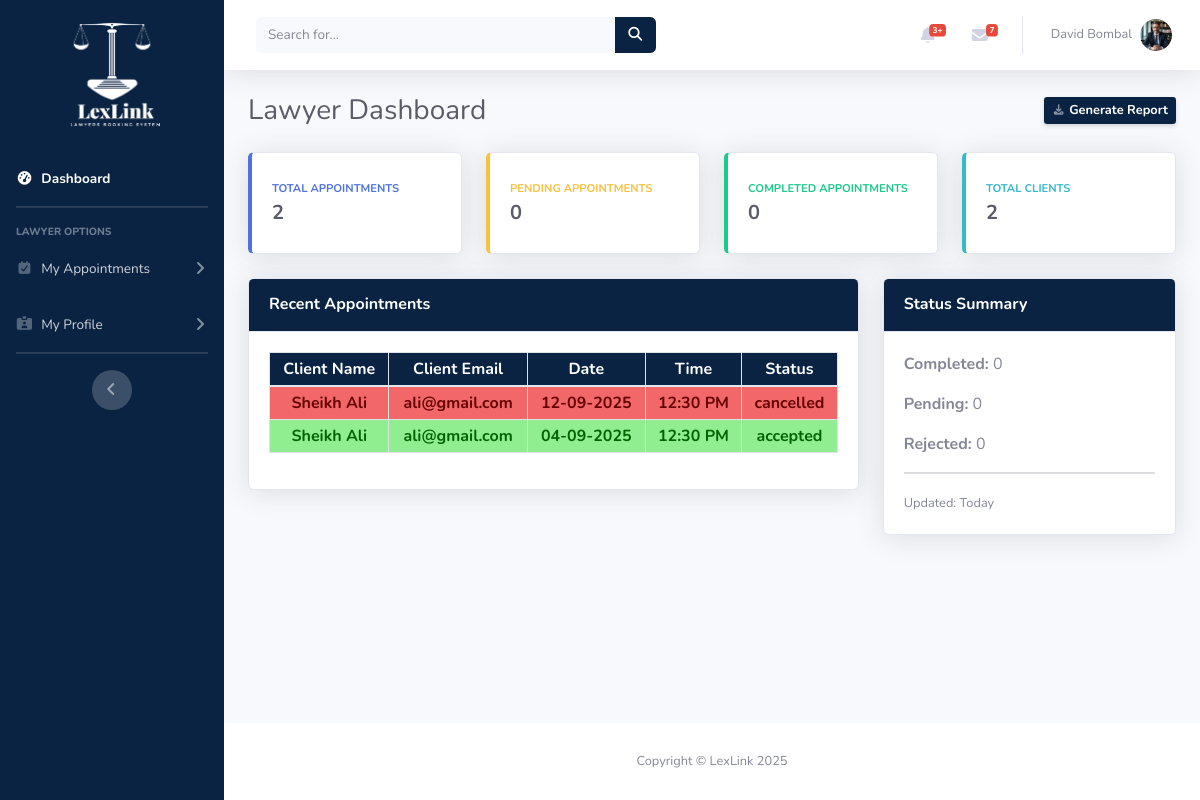
Page /lawyer/index.php (signed in) on the earlier database version.
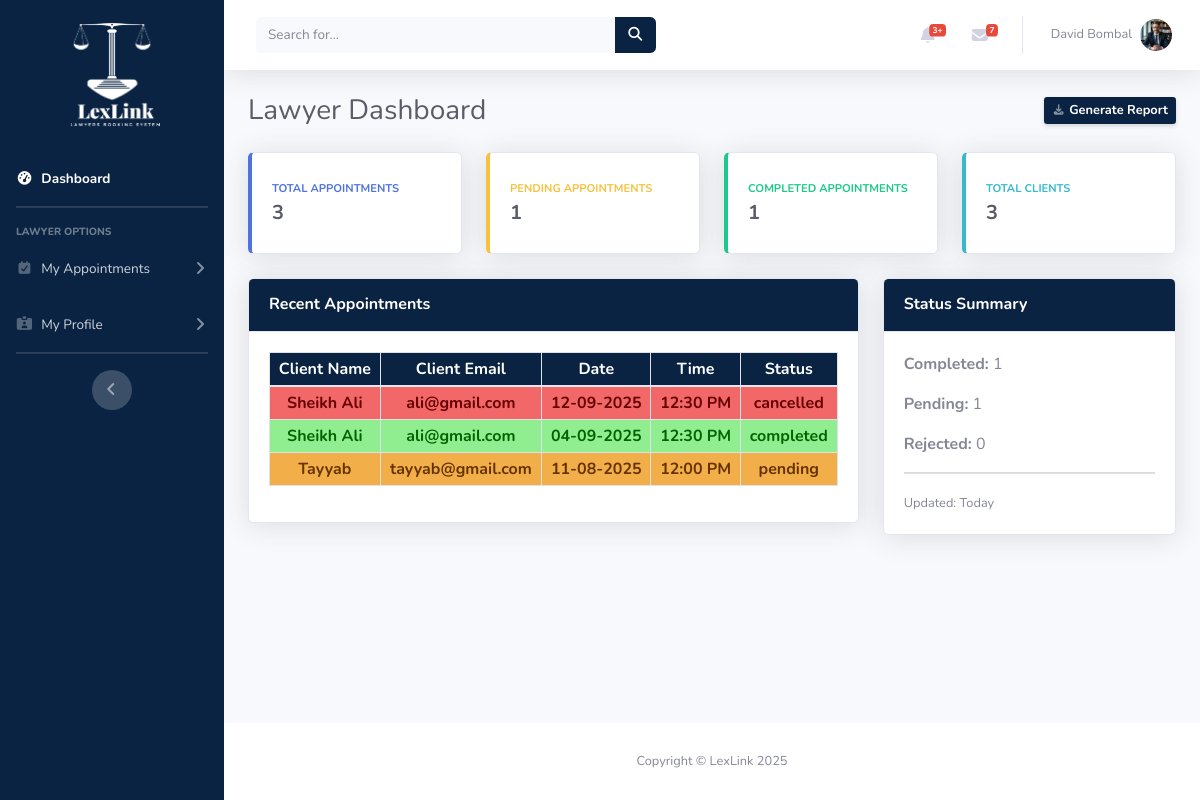
Same page on the later database version.
### tables this page shows
CREATE TABLE `appointments` (
  `appointment_id` int(11) NOT NULL,
  `appointment_status` enum('pending','accepted','rejected','completed','cancelled') DEFAULT 'pending',
  `booker_id` int(11) NOT NULL,
  `booker_name` varchar(100) DEFAULT NULL,
  `booker_email` varchar(255) DEFAULT NULL,
  `booker_address` varchar(255) DEFAULT NULL,
  `booker_schedule` datetime DEFAULT NULL,
  `booker_message` text DEFAULT NULL,
  `booked_lawyer` int(10) UNSIGNED DEFAULT NULL
);

### lawyer/lawyer_includes/lawyer_utils/auth.php (called while the page is built, shortened)
<?php
$lawyerID = $_SESSION['lawyerID'];
    ?>

### lawyer/index.php (the view, shortened to what the changed rows need)
<?php
include_once("lawyer_includes/lawyer_layouts/header.php");
include_once("lawyer_includes/lawyer_utils/auth.php");
include_once("lawyer_includes/lawyer_utils/sucess.php");
?>
<?php
$getTotal = "SELECT
            COUNT(*) AS total,
            COALESCE(SUM(CASE WHEN appointment_status = 'pending' THEN 1 ELSE 0 END), 0) AS pending,
            COALESCE(SUM(CASE WHEN appointment_status = 'completed' THEN 1 ELSE 0 END), 0) AS completed,
            COALESCE(SUM(CASE WHEN appointment_status = 'rejected' THEN 1 ELSE 0 END), 0) AS rejected,
            COALESCE(COUNT(DISTINCT booker_id), 0) AS clients
        FROM appointments
        WHERE booked_lawyer = '$lawyerID'";
$result = mysqli_query($connection, $getTotal);
$data = mysqli_fetch_assoc($result);
$total     = $data['total'];
$pending   = $data['pending'];
$completed = $data['completed'];
$rejected  = $data['rejected'];
?>
<?php
$getRecents = "SELECT * FROM appointments
INNER JOIN users ON appointments.booker_id = users.user_id
WHERE booked_lawyer = '$lawyerID'
ORDER BY appointments.booker_schedule DESC
LIMIT 5";
$recentsResults = mysqli_query($connection, $getRecents);
?>
<div class="container-fluid">
    <div class="d-sm-flex align-items-center justify-content-between mb-4">
        <h1 class="h3 mb-0 text-gray-800">Lawyer Dashboard</h1>
    </div>
    <div class="row">
        <div class="col-xl-3 col-md-6 mb-4">
            <div class="card border-left-primary shadow h-100 py-2">
                <div class="card-body">
                    <div class="text-xs font-weight-bold text-primary text-uppercase mb-1">Total
                        Appointments</div>
                    <div class="h5 mb-0 font-weight-bold text-gray-800"><?php echo $total; ?></div>
                </div>
            </div>
        </div>
        <div class="col-xl-3 col-md-6 mb-4">
            <div class="card border-left-warning shadow h-100 py-2">
                <div class="card-body">
                    <div class="text-xs font-weight-bold text-warning text-uppercase mb-1 text-white">Pending
                        Appointments</div>
                    <div class="h5 mb-0 font-weight-bold text-gray-800"><?php echo $pending; ?></div>
                </div>
            </div>
        </div>
        <div class="col-xl-3 col-md-6 mb-4">
            <div class="card border-left-success shadow h-100 py-2">
                <div class="card-body">
                    <div class="text-xs font-weight-bold text-success text-uppercase mb-1 text-white">Completed
                        Appointments</div>
                    <div class="h5 mb-0 font-weight-bold text-gray-800"><?php echo $completed; ?></div>
                </div>
            </div>
        </div>
        <div class="col-xl-3 col-md-6 mb-4">
            <div class="card border-left-info shadow h-100 py-2">
                <div class="card-body">
                    <div class="text-xs font-weight-bold text-info text-uppercase mb-1">Total Clients
                    </div>
                    <div class="h5 mb-0 font-weight-bold text-gray-800"><?php echo $total; ?></div>
                </div>
            </div>
        </div>
    </div>
    <div class="row">
        <div class="col-lg-8 mb-4">
            <div class="card shadow mb-4">
                <div class="card-body">
                    <div class="table-responsive">
                        <table style="text-align:center;" class="table table-bordered table-striped" width="100%" cellspacing="0">
                            <thead class="text-white" style="background:#0a2342;">
                                <tr>
                                    <th>Client Name</th>
                                    <th>Client Email</th>
                                    <th>Date</th>
                                    <th>Time</th>
                                    <th>Status</th>
                                </tr>
                            </thead>
                            <tbody>
                                <?php foreach ($recentsResults as $recents) { ?>
                                    <?php
                                    $datetime = $recents['booker_schedule'];
                                    $date = date("d-m-Y", strtotime($datetime));
                                    $time = date("h:i A", strtotime($datetime));
                                    ?>
                                    <tr>
                                        <td class="status <?php echo $recents['appointment_status']; ?>"><?php echo $recents['booker_name']; ?></td>
                                        <td class="status <?php echo $recents['appointment_status']; ?>"><?php echo $recents['booker_email']; ?></td>
                                        <td class="status <?php echo $recents['appointment_status']; ?>"><?php echo $date; ?></td>
                                        <td class="status <?php echo $recents['appointment_status']; ?>"><?php echo $time; ?></td>
                                        <td class="status <?php echo $recents['appointment_status']; ?>"><?php echo $recents['appointment_status'] ?></td>
                                    </tr>
                                <?php } ?>
                            </tbody>
                        </table>
                    </div>
                </div>
            </div>
        </div>
        <div class="col-lg-4 mb-4">
            <div class="card shadow">
                <div class="card-body">
                    <p><strong>Completed:</strong> <?php echo $completed; ?></p>
                    <p><strong>Pending:</strong> <?php echo $pending; ?></p>
                    <p><strong>Rejected:</strong> <?php echo $rejected; ?></p>
                    <hr>
                    <small class="text-muted">Updated: Today</small>
                </div>
            </div>
        </div>
    </div>
</div>
</div>
<?php
include_once("lawyer_includes/lawyer_layouts/footer.php");
?>

Differences in the rows shown:
changed appointments: appointment_status "accepted" → "completed"
added appointments: booker_name "Tayyab", booker_email "tayyab@gmail.com", booker_schedule "11-08-2025", booker_schedule "12:00 PM", appointment_status "pending"
Other differences:
$total: "2" → "3"
$pending: "0" → "1"
$completed: "0" → "1"
